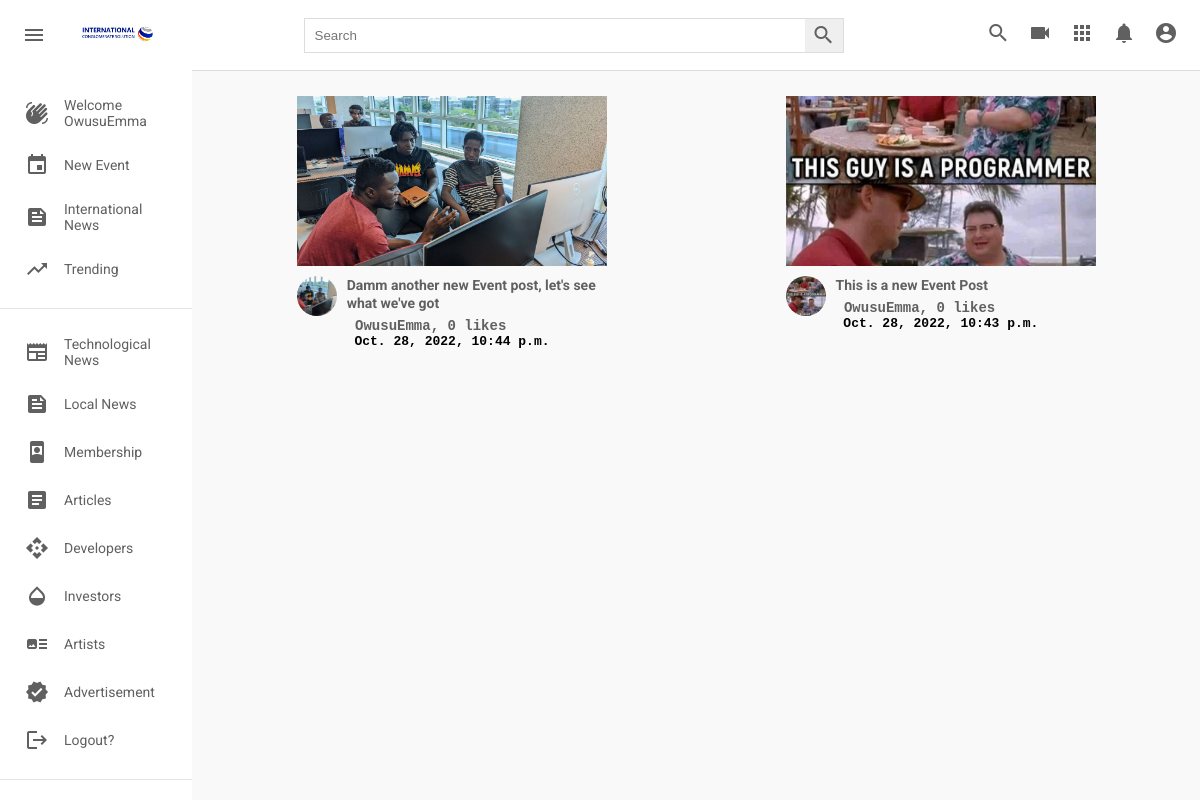
Screenshot of /newevent/ (signed in) with the database file from the repository.
### post/models.py (models this page shows, shortened)
class NewEvent(models.Model):
    title = models.CharField(max_length=500, verbose_name="title", blank=True)
    picture = models.ImageField(upload_to=user_directory_path, verbose_name="Picture", null=True)
    caption = models.CharField(max_length=500000, verbose_name="Caption")
    posted = models.DateTimeField(auto_now_add=True)
    tag = models.ManyToManyField(Tag, related_name="newEvent")
    user = models.ForeignKey(User, on_delete=models.CASCADE)
    likes = models.IntegerField(default=0)

### post/views.py (the view)
# urls.py: path('newevent/', views.newEvent, name="newevent"),
def newEvent(request):
    search_post = request.GET.get('search')
    if search_post:
        posts = NewEvent.objects.filter(Q(title__icontains=search_post) | Q(caption__icontains=search_post))
    else:
        posts = NewEvent.objects.all().order_by("-posted")
    context = {
        'newEvent_items' :  posts
    }
    return render(request, "newevent.html", context)

### templates/newevent.html (shortened to what this page needs)
{% extends 'base.html' %}
{% load static %}
   {% block content %}
      <div class="videos">
        <div class="videos__container">
          {% for newevent in newEvent_items %}
          <div class="video">
            <div class="video__thumbnail">
              <a href="{% url 'detailed_newEvent' newevent.id %}"><img src="{{ newevent.picture.url }}" alt="" /></a>
            </div>
            <div class="video__details">
              <div class="author">
                <img
                  src="{{ newevent.picture.url }}"
                  alt=""
                />
              </div>
              <div class="title">
                <h3> <a href="{% url 'detailed_newEvent' newevent.id %}"> {{newevent.title}}</a></h3>
                 <pre><b><a href="{% url 'detailed_newEvent' newevent.id %}"> {{newevent.user.username}}, {{newevent.likes}} likes </a></b></pre>
                <pre> <b>{{newevent.posted}}</b></pre>
              </div>
            </div>
          </div>
          {% endfor %}
        </div>
      </div>
    </div>
   {% endblock content %}

### templates/base.html (shortened to what this page needs)
{% load static %}
<html lang="en">
  <head>
    <link rel="stylesheet" href={% static 'styles.css'%} />
  </head>
  <body>
    {% if user.is_authenticated %}
    <div class="header">
      <div class="header__left">
        <i id="menu" class="material-icons">menu</i>
        <img
          src={% static 'images/mainlogo.jpg'%}
          alt=""
        />
      </div>
      <div class="header__search">
        <form action="">
          <input type="text" placeholder="Search" aria-label="Search" name="search" type="search" />
          <button><i class="material-icons">search</i></button>
        </form>
      </div>
      <div class="header__icons">
        <i class="material-icons display-this">search</i>
        <i class="material-icons">videocam</i>
        <i class="material-icons">apps</i>
        <i class="material-icons">notifications</i>
        <a href="{% url 'profile' request.user.username %}"
        class="nav-item nav-link {% if request.user.username in request.path %}active{% endif %}">
        <i class="material-icons display-this">account_circle</i>
        </a>
      </div>
    </div>
    <div class="mainBody">
      <div class="sidebar">
        <div class="sidebar__categories">
          <div class="sidebar__category">
            <i class="material-icons">waving_hand</i>
            <span>Welcome {{ user.username }}</span>
          </div>
          <div class="sidebar__category">
            <i class="material-icons">event</i>
            <span><a style="text-decoration:none; color: rgb(96, 96, 96);" href="{% url 'newevent' %}">New Event</a></span>
          </div>
          <div class="sidebar__category">
            <i class="material-icons">feed</i>
            <span><a style="text-decoration:none; color: rgb(96, 96, 96);" href="{% url 'internationalnews' %}">International News</a></span>
          </div>
          <div class="sidebar__category">
            <i class="material-icons">trending_up</i>
            <span><a style="text-decoration:none; color: rgb(96, 96, 96);" href="{% url 'trending' %}">Trending</a></span>
          </div>
        </div>
        <hr />
        <div class="sidebar__categories">
          <div class="sidebar__category">
            <i class="material-icons">newspaper</i>
            <span><a style="text-decoration:none; color: rgb(96, 96, 96);" href="{% url 'technologicalnews' %}">Technological News</a></span>
          </div>
          <div class="sidebar__category">
            <i class="material-icons">feed</i>
            <span><a style="text-decoration:none; color: rgb(96, 96, 96);" href="{% url 'localnews' %}">Local News</a></span>
          </div>
          <div class="sidebar__category">
            <i class="material-icons">remember_me</i>
            <span>Membership</span>
          </div>
          <div class="sidebar__category">
            <i class="material-icons">article</i>
            <span><a style="text-decoration:none; color: rgb(96, 96, 96);" href="{% url 'article' %}">Articles</a></span>
          </div>
          <div class="sidebar__category">
            <i class="material-icons">api</i>
            <span>Developers</span>
          </div>
          <div class="sidebar__category">
            <i class="material-icons">opacity</i>
            <span>Investors</span>
          </div>
          <div class="sidebar__category">
            <i class="material-icons">art_track</i>
            <span> Artists</span>
          </div>
          <div class="sidebar__category">
            <i class="material-icons">verified</i>
            <span>Advertisement</span>
          </div>
          <div class="sidebar__category">
            <i class="material-icons">logout</i>
            <span><a style="text-decoration:none; color: rgb(96, 96, 96);" href="{% url 'logout' %}">Logout?</a></span>
          </div>
        </div>
        <hr />
      </div>
      {% else %}
        <div class="alert alert-success" role="alert">
            <h3>Welcome!</h3>
            <a href="{% url 'register' %}">Signup</a>
            <a href="{% url 'login' %}">Login</a>
        </div>
      {% endif %}
    {% block content %}
    {% endblock content %}
  </body>
</html>

### static/styles.css (style rules this page uses)
* { margin: 0; padding: 0; box-sizing: border-box; }
body { font-family: 'Roboto', sans-serif; }
.material-icons { color: rgb(96, 96, 96); }
.header { display: flex; justify-content: space-between; align-items: center; height: 70px; padding: 15px; }
.header__left { display: flex; align-items: center; }
.header__left img { width: 100px; margin-left: 15px; }
.header i { padding: 0 7px; cursor: pointer; }
.header__search form { border: 1px solid #ddd; height: 35px; margin: 0; padding: 0; display: flex; }
.header__search input { width: 500px; padding: 10px; margin: 0; border-radius: 0; border: none; height: 100%; }
.header__search button { padding: 0; margin: 0; height: 100%; border: none; border-radius: 0; }
.mainBody { height: calc(100vh - 70px); display: flex; overflow: hidden; }
.sidebar { height: 100%; width: 230px; background-color: white; overflow-y: scroll; }
.sidebar__categories { width: 100%; display: flex; flex-direction: column; margin-bottom: 15px; margin-top: 15px; }
.sidebar__category { display: flex; align-items: center; padding: 12px 25px; }
.sidebar__category span { margin-left: 15px; }
hr { height: 1px; background-color: #e5e5e5; border: none; }
.videos { background-color: #f9f9f9; width: 100%; height: 100%; padding: 15px 15px; border-top: 1px solid #ddd; overflow-y: scroll; }
.videos__container { display: flex; flex-direction: row; justify-content: space-around; flex-wrap: wrap; }
.video { width: 310px; margin-bottom: 30px; }
.video__thumbnail { width: 100%; height: 170px; }
.video__thumbnail img { object-fit: cover; height: 100%; width: 100%; }
.author img { object-fit: cover; border-radius: 50%; height: 40px; width: 40px; margin-right: 10px; }
.video__details { display: flex; margin-top: 10px; }
.title { display: flex; flex-direction: column; }
.title h3 { color: rgb(3, 3, 3); line-height: 18px; font-size: 14px; margin-bottom: 6px; }
.title a, span { text-decoration: none; color: rgb(96, 96, 96); font-size: 14px; }
.detailPage_title a, span { text-decoration: none; color: rgb(96, 96, 96); font-size: 14px; }

### rows the page displays
NewEvent: picture (picture), title "Damm another new Event post, let's see what we've got", user.username "OwusuEmma", likes "0", posted "Oct. 28, 2022, 10:44 p.m."
NewEvent: picture (picture), title "This is a new Event Post", user.username "OwusuEmma", likes "0", posted "Oct. 28, 2022, 10:43 p.m."

### other values shown
{{ user.username }} "OwusuEmma"
